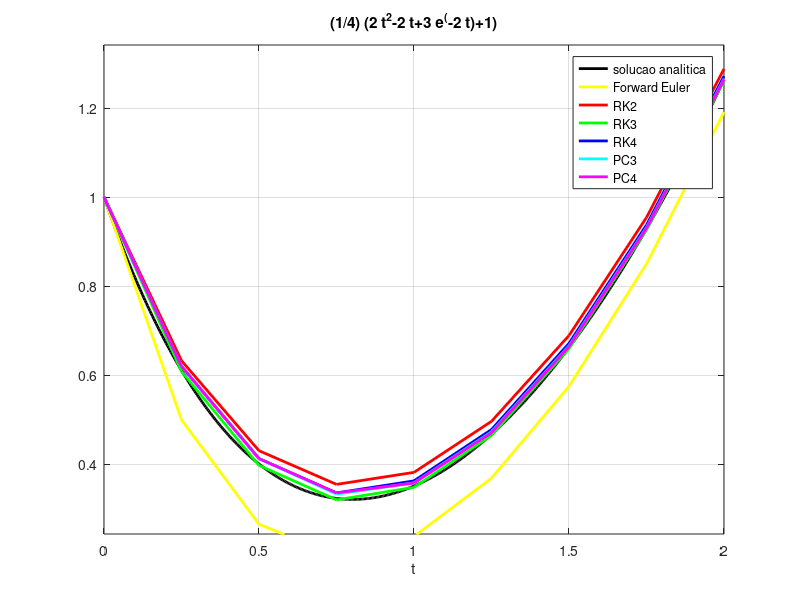

Reproduce this figure in MATLAB.
figure;

a = ezplot("(1/4)*(2*t^2-2*t+3*e^(-2*t)+1)",[0,2])
set(a,"linewidth",2)
set(a,"color","k")

grid on
hold on
teuler = [0, 0.25, 0.5, 0.75, 1.0, 1.25, 1.5, 1.75, 2.0]
yeuler = [1, 0.5, 0.265625, 0.1953125, 0.23828125, 0.369140625, 0.5751953125, 0.85009765625, 1.190673828125]
euler = plot(teuler, yeuler)
set(euler,"linewidth",2)
set(euler,"color","y")

hold on
trk2 = [0, 0.25, 0.5, 0.75, 1.0, 1.25, 1.5, 1.75, 2.0]
yrk2 = [1, 0.6328125, 0.4306640625, 0.3551025390625, 0.382095336914062, 0.496622085571289, 0.689295053482056, 0.954246908426285, 1.287810567766428]
rk2 = plot(trk2, yrk2, "r-")
set(rk2, "linewidth", 2)

hold on	
trk3 = [0, 0.25, 0.5, 0.75, 1.0, 1.25, 1.5, 1.75, 2.0]
yrk3 = [1, 0.608723958333333, 0.397718641493056, 0.320366470902054, 0.348502659503325, 0.465110981783259, 0.659910801494052, 0.926690900902656, 1.261698669295355]
rk3 = plot(trk3, yrk3, "g-")
set(rk3, "linewidth", 2)

hold on
trk4 = [0, 0.25, 0.5, 0.75, 1.0, 1.25, 1.5, 1.75, 2.0]
yrk4 = [1, 0.620243778935185, 0.412970852949982, 0.335887298676103, 0.362963262234974, 0.478178633904453, 0.671673814905895, 0.937380701477094, 1.271564670729682]
rk4 = plot(trk4, yrk4, "b-")
set(rk4, "linewidth", 2)

hold on
tpc3 = [0, 0.25, 0.5, 0.75, 1.0, 1.25, 1.5, 1.75, 2.0]
ypc3 = [1, 0.620243778935185, 0.412970852949982, 0.333172398693877, 0.358553933703403, 0.472974926858476, 0.666029144026595, 0.931471003514913, 1.265502172635633]
pc3 = plot(tpc3, ypc3, "c-")
set(pc3, "linewidth", 2)

hold on
tpc4 = [0, 0.25, 0.5, 0.75, 1.0, 1.25, 1.5, 1.75, 2.0]
ypc4 = [1, 0.620243778935185, 0.412970852949982, 0.335887298676103, 0.358099382969537, 0.471136434593283, 0.664420066372757, 0.930005185355586, 1.264248758340477]
pc4 = plot(tpc4, ypc4, "m-")
set(pc4, "linewidth", 2)

legend('solucao analitica','Forward Euler', 'RK2', 'RK3', 'RK4', 'PC3', 'PC4');
